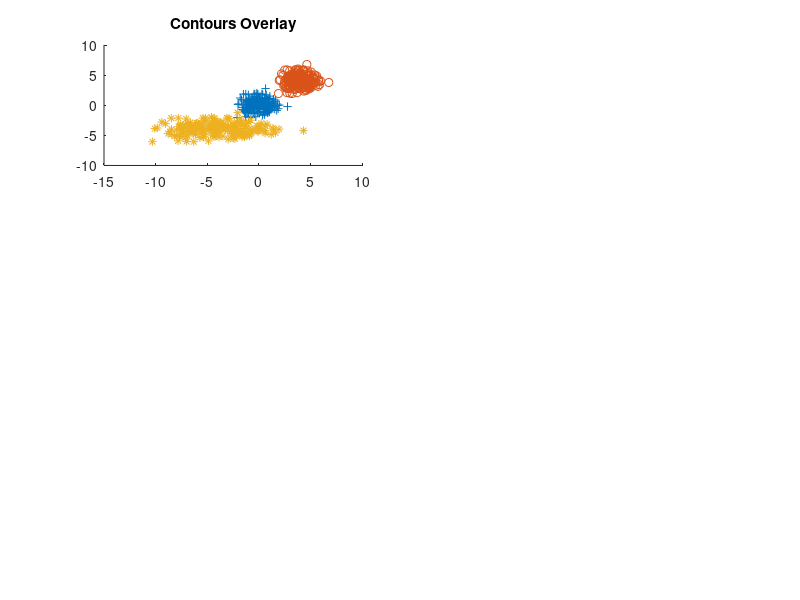

Write the MATLAB code that produced this figure. (Note: this script raises an error after producing the figure.)
% Q2

a = randn(200, 2);
b = a + 4;
c = a;

c(:, 1) = 3 * c(:, 1);
c = c - 4;

d = [a; b];
e = [a; b; c];

% hold on;
% plot(a(:, 1), a(:, 2), '+');
% plot(b(:, 1), b(:, 2), 'o');
% plot(c(:, 1), c(:, 2), '*');

% Use the first dataset
data = d;


figure;
subplot(3, 2, 1);
hold on;
% ksdensity(data, 'PlotFcn', 'contour');
plot(a(:, 1), a(:, 2), '+');
plot(b(:, 1), b(:, 2), 'o');
plot(c(:, 1), c(:, 2), '*');

title('Contours Overlay');

% Calculate the grid
[f, xi] = ksdensity(data); x = linspace(min(xi(:, 1)),max(xi(:, 1)));
y = linspace(min(xi(:, 2)),max(xi(:, 2)));
[xq,yq] = meshgrid(x,y);
z = griddata(xi(:, 1),xi(:, 2),f,xq,yq);

% We now have x, y, z that can be used to get the gradient at any point

contour(x, y, z);
xlim([-10, 10]);
ylim([-10, 10]);
hold off;

copy = data;
new_points = copy;


lambdas = [1.8, 3, 5];
for j = 1:3

    for i = 1:5
        new_points = step(new_points, x, y, z, lambdas(j));
        % ksdensity(data, 'PlotFcn', 'contour');
    end
    subplot(1, 3, j);
    hold on;
    % Plot the data
    plot(a(:, 1), a(:, 2), '+');
    plot(b(:, 1), b(:, 2), 'o');
    %plot(c(:, 1), c(:, 2), '*');

    scatter(new_points(:, 1), new_points(:, 2), 'k', 'LineWidth', 3);
    title(sprintf('Lambda %d', lambdas(j)));
    xlim([-10, 10]);
    ylim([-10, 10]);
    hold off;
end


function dist = euclid_distance(point1, point2)
    dist = sqrt((point1(1) - point2(1))^2 + (point1(2) - point2(2))^2);
end

function new_points = step(points, x, y, z, max_distance)
    % Calibration factor (lambda)
    % max_distance = 1.8;

    new_points = zeros(length(points), 2);
    for i = 1:length(points)
        point = points(i, :);

        numerator = 0;
        denominator = 0;

        for j = 1:length(points)
            other_point = points(j, :);
            if euclid_distance(point, other_point) < max_distance

                % Calculate part of sum
                distance = euclid_distance(point, other_point);
                numerator = numerator + (distance * other_point);
                denominator = denominator + distance;
            end
        end

        mx = numerator / denominator;
        new_points(i, :) = mx(1, :); 
    end
end
